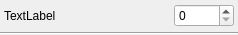
<?xml version="1.0" encoding="UTF-8"?>
<ui version="4.0">
 <class>QtLayerListWidget</class>
 <widget class="QWidget" name="QtLayerListWidget">
  <property name="geometry">
   <rect>
    <x>0</x>
    <y>0</y>
    <width>238</width>
    <height>35</height>
   </rect>
  </property>
  <property name="minimumSize">
   <size>
    <width>0</width>
    <height>35</height>
   </size>
  </property>
  <property name="maximumSize">
   <size>
    <width>16777215</width>
    <height>35</height>
   </size>
  </property>
  <property name="windowTitle">
   <string>Form</string>
  </property>
  <layout class="QVBoxLayout" name="verticalLayout">
   <property name="spacing">
    <number>0</number>
   </property>
   <property name="margin">
    <number>0</number>
   </property>
   <item>
    <widget class="QWidget" name="layer_widget_" native="true">
     <property name="minimumSize">
      <size>
       <width>0</width>
       <height>32</height>
      </size>
     </property>
     <property name="maximumSize">
      <size>
       <width>16777215</width>
       <height>32</height>
      </size>
     </property>
     <layout class="QHBoxLayout" name="horizontalLayout_10">
      <property name="spacing">
       <number>0</number>
      </property>
      <property name="leftMargin">
       <number>4</number>
      </property>
      <property name="topMargin">
       <number>0</number>
      </property>
      <property name="rightMargin">
       <number>4</number>
      </property>
      <property name="bottomMargin">
       <number>0</number>
      </property>
      <item>
       <widget class="QWidget" name="layer_name_widget_" native="true">
        <property name="sizePolicy">
         <sizepolicy hsizetype="MinimumExpanding" vsizetype="Preferred">
          <horstretch>0</horstretch>
          <verstretch>0</verstretch>
         </sizepolicy>
        </property>
        <layout class="QHBoxLayout" name="horizontalLayout_11">
         <property name="spacing">
          <number>0</number>
         </property>
         <property name="margin">
          <number>0</number>
         </property>
         <item>
          <widget class="QLabel" name="layer_name_label_">
           <property name="text">
            <string>TextLabel</string>
           </property>
          </widget>
         </item>
        </layout>
       </widget>
      </item>
      <item>
       <widget class="QWidget" name="widget_16" native="true">
        <property name="sizePolicy">
         <sizepolicy hsizetype="Preferred" vsizetype="Preferred">
          <horstretch>0</horstretch>
          <verstretch>0</verstretch>
         </sizepolicy>
        </property>
        <layout class="QHBoxLayout" name="horizontalLayout_12">
         <property name="spacing">
          <number>0</number>
         </property>
         <property name="margin">
          <number>0</number>
         </property>
         <item>
          <widget class="QSpinBox" name="layer_spinbox_">
           <property name="minimumSize">
            <size>
             <width>60</width>
             <height>20</height>
            </size>
           </property>
          </widget>
         </item>
        </layout>
       </widget>
      </item>
     </layout>
    </widget>
   </item>
   <item>
    <widget class="Line" name="layer_line_">
     <property name="orientation">
      <enum>Qt::Horizontal</enum>
     </property>
    </widget>
   </item>
  </layout>
 </widget>
 <resources/>
 <connections/>
</ui>
